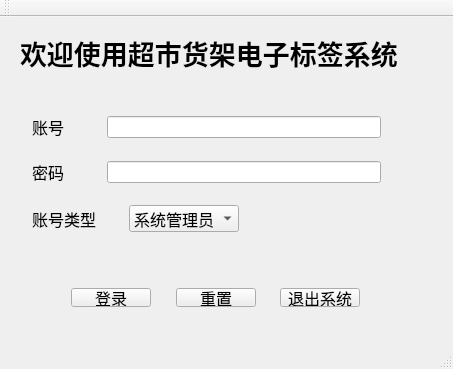
<?xml version="1.0" encoding="UTF-8"?>
<ui version="4.0">
 <class>Login</class>
 <widget class="QMainWindow" name="Login">
  <property name="geometry">
   <rect>
    <x>0</x>
    <y>0</y>
    <width>453</width>
    <height>369</height>
   </rect>
  </property>
  <property name="windowTitle">
   <string>Login</string>
  </property>
  <widget class="QWidget" name="centralWidget">
   <widget class="QLabel" name="title">
    <property name="geometry">
     <rect>
      <x>20</x>
      <y>10</y>
      <width>431</width>
      <height>51</height>
     </rect>
    </property>
    <property name="font">
     <font>
      <family>楷体</family>
      <pointsize>20</pointsize>
      <weight>75</weight>
      <bold>true</bold>
     </font>
    </property>
    <property name="text">
     <string>欢迎使用超市货架电子标签系统</string>
    </property>
   </widget>
   <widget class="QWidget" name="layoutWidget">
    <property name="geometry">
     <rect>
      <x>21</x>
      <y>72</y>
      <width>411</width>
      <height>171</height>
     </rect>
    </property>
    <layout class="QVBoxLayout" name="verticalLayout">
     <item>
      <layout class="QHBoxLayout" name="horizontalLayout" stretch="1,1,8,0">
       <item>
        <widget class="QLabel" name="label">
         <property name="font">
          <font>
           <pointsize>12</pointsize>
          </font>
         </property>
         <property name="text">
          <string>账号</string>
         </property>
        </widget>
       </item>
       <item>
        <spacer name="horizontalSpacer_3">
         <property name="orientation">
          <enum>Qt::Horizontal</enum>
         </property>
         <property name="sizeHint" stdset="0">
          <size>
           <width>40</width>
           <height>20</height>
          </size>
         </property>
        </spacer>
       </item>
       <item>
        <widget class="QLineEdit" name="leAccount"/>
       </item>
       <item>
        <spacer name="horizontalSpacer_5">
         <property name="orientation">
          <enum>Qt::Horizontal</enum>
         </property>
         <property name="sizeHint" stdset="0">
          <size>
           <width>40</width>
           <height>20</height>
          </size>
         </property>
        </spacer>
       </item>
      </layout>
     </item>
     <item>
      <layout class="QHBoxLayout" name="horizontalLayout_2" stretch="1,1,8,0">
       <item>
        <widget class="QLabel" name="label_2">
         <property name="font">
          <font>
           <pointsize>12</pointsize>
          </font>
         </property>
         <property name="text">
          <string>密码</string>
         </property>
        </widget>
       </item>
       <item>
        <spacer name="horizontalSpacer_2">
         <property name="orientation">
          <enum>Qt::Horizontal</enum>
         </property>
         <property name="sizeHint" stdset="0">
          <size>
           <width>40</width>
           <height>20</height>
          </size>
         </property>
        </spacer>
       </item>
       <item>
        <widget class="QLineEdit" name="lePassword">
         <property name="sizePolicy">
          <sizepolicy hsizetype="Expanding" vsizetype="Fixed">
           <horstretch>0</horstretch>
           <verstretch>0</verstretch>
          </sizepolicy>
         </property>
         <property name="inputMask">
          <string/>
         </property>
        </widget>
       </item>
       <item>
        <spacer name="horizontalSpacer_6">
         <property name="orientation">
          <enum>Qt::Horizontal</enum>
         </property>
         <property name="sizeHint" stdset="0">
          <size>
           <width>40</width>
           <height>20</height>
          </size>
         </property>
        </spacer>
       </item>
      </layout>
     </item>
     <item>
      <layout class="QHBoxLayout" name="horizontalLayout_3" stretch="2,2,4">
       <item>
        <widget class="QLabel" name="label_3">
         <property name="font">
          <font>
           <pointsize>12</pointsize>
          </font>
         </property>
         <property name="text">
          <string>账号类型</string>
         </property>
        </widget>
       </item>
       <item>
        <widget class="QComboBox" name="cbAccType">
         <property name="font">
          <font>
           <pointsize>12</pointsize>
          </font>
         </property>
         <item>
          <property name="text">
           <string>系统管理员</string>
          </property>
         </item>
         <item>
          <property name="text">
           <string>超市管理员</string>
          </property>
         </item>
         <item>
          <property name="text">
           <string>超市售货员</string>
          </property>
         </item>
        </widget>
       </item>
       <item>
        <spacer name="horizontalSpacer_4">
         <property name="orientation">
          <enum>Qt::Horizontal</enum>
         </property>
         <property name="sizeHint" stdset="0">
          <size>
           <width>40</width>
           <height>20</height>
          </size>
         </property>
        </spacer>
       </item>
      </layout>
     </item>
     <item>
      <layout class="QHBoxLayout" name="horizontalLayout_4" stretch=""/>
     </item>
    </layout>
   </widget>
   <widget class="QWidget" name="layoutWidget">
    <property name="geometry">
     <rect>
      <x>60</x>
      <y>260</y>
      <width>311</width>
      <height>41</height>
     </rect>
    </property>
    <layout class="QHBoxLayout" name="horizontalLayout_5" stretch="2,1,2,1,2">
     <item>
      <widget class="QPushButton" name="btnLogin">
       <property name="sizePolicy">
        <sizepolicy hsizetype="Minimum" vsizetype="Fixed">
         <horstretch>0</horstretch>
         <verstretch>0</verstretch>
        </sizepolicy>
       </property>
       <property name="font">
        <font>
         <pointsize>12</pointsize>
        </font>
       </property>
       <property name="text">
        <string>登录</string>
       </property>
      </widget>
     </item>
     <item>
      <spacer name="horizontalSpacer_7">
       <property name="orientation">
        <enum>Qt::Horizontal</enum>
       </property>
       <property name="sizeHint" stdset="0">
        <size>
         <width>40</width>
         <height>20</height>
        </size>
       </property>
      </spacer>
     </item>
     <item>
      <widget class="QPushButton" name="btnReset">
       <property name="font">
        <font>
         <pointsize>12</pointsize>
        </font>
       </property>
       <property name="text">
        <string>重置</string>
       </property>
      </widget>
     </item>
     <item>
      <spacer name="horizontalSpacer">
       <property name="orientation">
        <enum>Qt::Horizontal</enum>
       </property>
       <property name="sizeHint" stdset="0">
        <size>
         <width>20</width>
         <height>20</height>
        </size>
       </property>
      </spacer>
     </item>
     <item>
      <widget class="QPushButton" name="btnExit">
       <property name="sizePolicy">
        <sizepolicy hsizetype="Minimum" vsizetype="Fixed">
         <horstretch>0</horstretch>
         <verstretch>0</verstretch>
        </sizepolicy>
       </property>
       <property name="font">
        <font>
         <pointsize>12</pointsize>
        </font>
       </property>
       <property name="text">
        <string>退出系统</string>
       </property>
      </widget>
     </item>
    </layout>
   </widget>
  </widget>
  <widget class="QMenuBar" name="menuBar">
   <property name="geometry">
    <rect>
     <x>0</x>
     <y>0</y>
     <width>453</width>
     <height>23</height>
    </rect>
   </property>
  </widget>
  <widget class="QToolBar" name="mainToolBar">
   <attribute name="toolBarArea">
    <enum>TopToolBarArea</enum>
   </attribute>
   <attribute name="toolBarBreak">
    <bool>false</bool>
   </attribute>
  </widget>
  <widget class="QStatusBar" name="statusBar"/>
 </widget>
 <layoutdefault spacing="6" margin="11"/>
 <resources/>
 <connections/>
</ui>
